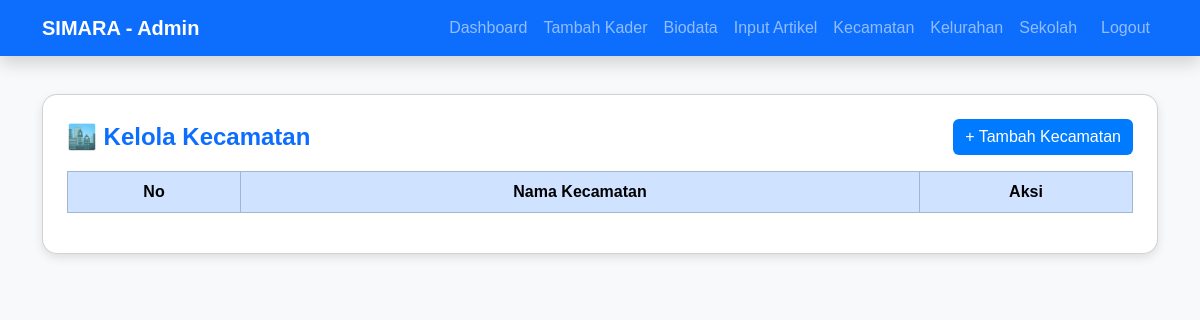
Before: /admin/kelola_kecamatan.php (signed in) with the older database file.
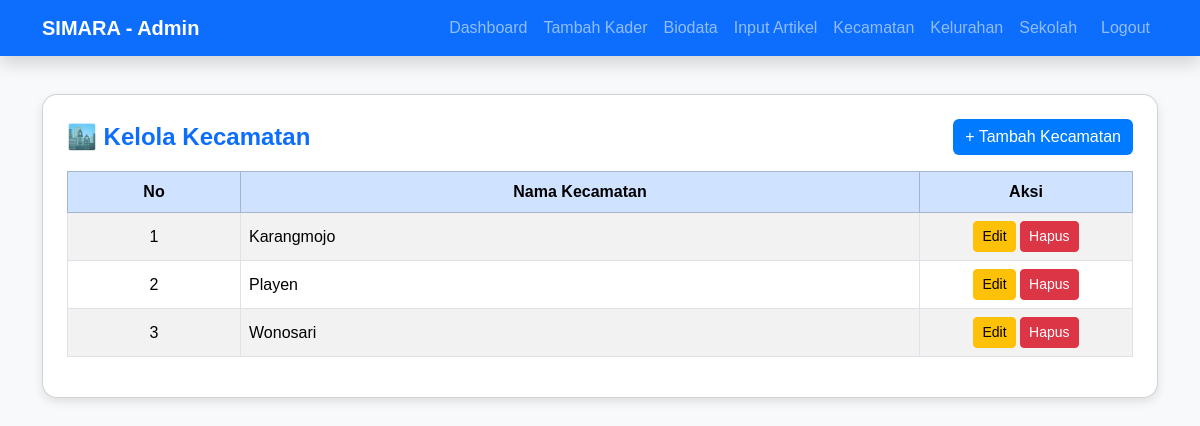
After: the same page with the newer database file.
### tables this page shows
CREATE TABLE `kecamatan` (
  `id` int(11) NOT NULL,
  `nama_kecamatan` varchar(100) NOT NULL
);

### admin/kelola_kecamatan.php (the view, shortened to what this page needs)
<?php
require_once __DIR__ . '/../config/db.php';
$q = mysqli_query($conn, "SELECT * FROM kecamatan ORDER BY nama_kecamatan ASC");
?>
<!DOCTYPE html>
<html lang="id">
<head>
  <link href="https://cdn.jsdelivr.net/npm/bootstrap@5.3.3/dist/css/bootstrap.min.css" rel="stylesheet">
  <link href="https://cdn.datatables.net/1.13.7/css/dataTables.bootstrap5.min.css" rel="stylesheet">
</head>
<body>
<?php include 'navbar.php'; ?>
<div class="container mt-4">
  <div class="card p-4">
    <div class="d-flex justify-content-between align-items-center mb-3">
      <h4 class="fw-bold text-primary mb-0">🏙️ Kelola Kecamatan</h4>
      <button class="btn btn-primary" data-bs-toggle="modal" data-bs-target="#modalTambah">+ Tambah Kecamatan</button>
    </div>
    <table id="tabelKecamatan" class="table table-striped table-bordered align-middle">
      <thead class="table-primary">
        <tr class="text-center">
          <th>No</th>
          <th>Nama Kecamatan</th>
          <th width="20%">Aksi</th>
        </tr>
      </thead>
      <tbody>
        <?php $no=1; while($r=mysqli_fetch_assoc($q)): ?>
        <tr>
          <td class="text-center"><?= $no++; ?></td>
          <td><?= htmlspecialchars($r['nama_kecamatan']); ?></td>
          <td class="text-center">
            <button class="btn btn-warning btn-sm" data-bs-toggle="modal" data-bs-target="#modalEdit"
              data-id="<?= $r['id']; ?>" data-nama="<?= htmlspecialchars($r['nama_kecamatan']); ?>">Edit</button>
            <a href="proses_kecamatan.php?hapus=<?= $r['id']; ?>" onclick="return confirm('Yakin ingin menghapus?')" class="btn btn-danger btn-sm">Hapus</a>
          </td>
        </tr>
        <?php endwhile; ?>
      </tbody>
    </table>
  </div>
</div>
</body>
</html>

Changed rows visible on the page:
added kecamatan: nama_kecamatan "Karangmojo"
added kecamatan: nama_kecamatan "Playen"
added kecamatan: nama_kecamatan "Wonosari"
